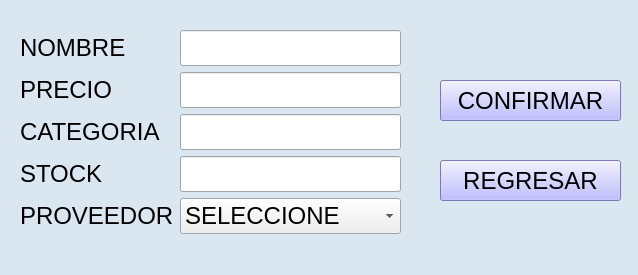
<?xml version="1.0" encoding="UTF-8"?>
<ui version="4.0">
 <class>AgregarInve</class>
 <widget class="QMainWindow" name="AgregarInve">
  <property name="geometry">
   <rect>
    <x>0</x>
    <y>0</y>
    <width>638</width>
    <height>275</height>
   </rect>
  </property>
  <property name="palette">
   <palette>
    <active>
     <colorrole role="Base">
      <brush brushstyle="SolidPattern">
       <color alpha="255">
        <red>255</red>
        <green>255</green>
        <blue>255</blue>
       </color>
      </brush>
     </colorrole>
     <colorrole role="Window">
      <brush brushstyle="SolidPattern">
       <color alpha="255">
        <red>218</red>
        <green>231</green>
        <blue>240</blue>
       </color>
      </brush>
     </colorrole>
    </active>
    <inactive>
     <colorrole role="Base">
      <brush brushstyle="SolidPattern">
       <color alpha="255">
        <red>255</red>
        <green>255</green>
        <blue>255</blue>
       </color>
      </brush>
     </colorrole>
     <colorrole role="Window">
      <brush brushstyle="SolidPattern">
       <color alpha="255">
        <red>218</red>
        <green>231</green>
        <blue>240</blue>
       </color>
      </brush>
     </colorrole>
    </inactive>
    <disabled>
     <colorrole role="Base">
      <brush brushstyle="SolidPattern">
       <color alpha="255">
        <red>218</red>
        <green>231</green>
        <blue>240</blue>
       </color>
      </brush>
     </colorrole>
     <colorrole role="Window">
      <brush brushstyle="SolidPattern">
       <color alpha="255">
        <red>218</red>
        <green>231</green>
        <blue>240</blue>
       </color>
      </brush>
     </colorrole>
    </disabled>
   </palette>
  </property>
  <property name="windowTitle">
   <string>Agregar</string>
  </property>
  <widget class="QWidget" name="centralwidget">
   <widget class="QWidget" name="formLayoutWidget">
    <property name="geometry">
     <rect>
      <x>20</x>
      <y>30</y>
      <width>381</width>
      <height>221</height>
     </rect>
    </property>
    <layout class="QFormLayout" name="formLayout">
     <item row="0" column="0">
      <widget class="QLabel" name="lblNombre">
       <property name="font">
        <font>
         <pointsize>18</pointsize>
        </font>
       </property>
       <property name="text">
        <string>NOMBRE</string>
       </property>
      </widget>
     </item>
     <item row="0" column="1">
      <widget class="QLineEdit" name="txtNombreEInv">
       <property name="font">
        <font>
         <pointsize>18</pointsize>
        </font>
       </property>
      </widget>
     </item>
     <item row="1" column="0">
      <widget class="QLabel" name="lblPrecio">
       <property name="font">
        <font>
         <pointsize>18</pointsize>
        </font>
       </property>
       <property name="text">
        <string>PRECIO</string>
       </property>
      </widget>
     </item>
     <item row="1" column="1">
      <widget class="QLineEdit" name="txtPrecioEInv">
       <property name="font">
        <font>
         <pointsize>18</pointsize>
        </font>
       </property>
      </widget>
     </item>
     <item row="2" column="0">
      <widget class="QLabel" name="lblCategoria">
       <property name="font">
        <font>
         <pointsize>18</pointsize>
        </font>
       </property>
       <property name="text">
        <string>CATEGORIA</string>
       </property>
      </widget>
     </item>
     <item row="2" column="1">
      <widget class="QLineEdit" name="txtCategoriaEInv">
       <property name="font">
        <font>
         <pointsize>18</pointsize>
        </font>
       </property>
      </widget>
     </item>
     <item row="3" column="0">
      <widget class="QLabel" name="lblStock">
       <property name="font">
        <font>
         <pointsize>18</pointsize>
        </font>
       </property>
       <property name="text">
        <string>STOCK</string>
       </property>
      </widget>
     </item>
     <item row="3" column="1">
      <widget class="QLineEdit" name="txtStockEInv">
       <property name="font">
        <font>
         <pointsize>18</pointsize>
        </font>
       </property>
      </widget>
     </item>
     <item row="4" column="0">
      <widget class="QLabel" name="lblStock_2">
       <property name="font">
        <font>
         <pointsize>18</pointsize>
        </font>
       </property>
       <property name="text">
        <string>PROVEEDOR</string>
       </property>
      </widget>
     </item>
     <item row="4" column="1">
      <widget class="QComboBox" name="comboBox34">
       <property name="font">
        <font>
         <pointsize>18</pointsize>
        </font>
       </property>
       <property name="cursor">
        <cursorShape>PointingHandCursor</cursorShape>
       </property>
       <item>
        <property name="text">
         <string>SELECCIONE</string>
        </property>
       </item>
      </widget>
     </item>
    </layout>
   </widget>
   <widget class="QPushButton" name="btnRegresarAInv">
    <property name="geometry">
     <rect>
      <x>440</x>
      <y>160</y>
      <width>181</width>
      <height>41</height>
     </rect>
    </property>
    <property name="font">
     <font>
      <pointsize>18</pointsize>
     </font>
    </property>
    <property name="cursor">
     <cursorShape>PointingHandCursor</cursorShape>
    </property>
    <property name="styleSheet">
     <string notr="true">background-color: rgb(170, 170, 255);</string>
    </property>
    <property name="text">
     <string>REGRESAR</string>
    </property>
    <property name="icon">
     <iconset>
      <normaloff>../assets/images inventario/flecha-hacia-atras.png</normaloff>../assets/images inventario/flecha-hacia-atras.png</iconset>
    </property>
    <property name="iconSize">
     <size>
      <width>20</width>
      <height>20</height>
     </size>
    </property>
   </widget>
   <widget class="QPushButton" name="btnConfirmarAInv">
    <property name="geometry">
     <rect>
      <x>440</x>
      <y>80</y>
      <width>181</width>
      <height>41</height>
     </rect>
    </property>
    <property name="palette">
     <palette>
      <active>
       <colorrole role="Button">
        <brush brushstyle="SolidPattern">
         <color alpha="255">
          <red>170</red>
          <green>170</green>
          <blue>255</blue>
         </color>
        </brush>
       </colorrole>
       <colorrole role="Base">
        <brush brushstyle="SolidPattern">
         <color alpha="255">
          <red>170</red>
          <green>170</green>
          <blue>255</blue>
         </color>
        </brush>
       </colorrole>
       <colorrole role="Window">
        <brush brushstyle="SolidPattern">
         <color alpha="255">
          <red>170</red>
          <green>170</green>
          <blue>255</blue>
         </color>
        </brush>
       </colorrole>
      </active>
      <inactive>
       <colorrole role="Button">
        <brush brushstyle="SolidPattern">
         <color alpha="255">
          <red>170</red>
          <green>170</green>
          <blue>255</blue>
         </color>
        </brush>
       </colorrole>
       <colorrole role="Base">
        <brush brushstyle="SolidPattern">
         <color alpha="255">
          <red>170</red>
          <green>170</green>
          <blue>255</blue>
         </color>
        </brush>
       </colorrole>
       <colorrole role="Window">
        <brush brushstyle="SolidPattern">
         <color alpha="255">
          <red>170</red>
          <green>170</green>
          <blue>255</blue>
         </color>
        </brush>
       </colorrole>
      </inactive>
      <disabled>
       <colorrole role="Button">
        <brush brushstyle="SolidPattern">
         <color alpha="255">
          <red>170</red>
          <green>170</green>
          <blue>255</blue>
         </color>
        </brush>
       </colorrole>
       <colorrole role="Base">
        <brush brushstyle="SolidPattern">
         <color alpha="255">
          <red>170</red>
          <green>170</green>
          <blue>255</blue>
         </color>
        </brush>
       </colorrole>
       <colorrole role="Window">
        <brush brushstyle="SolidPattern">
         <color alpha="255">
          <red>170</red>
          <green>170</green>
          <blue>255</blue>
         </color>
        </brush>
       </colorrole>
      </disabled>
     </palette>
    </property>
    <property name="font">
     <font>
      <pointsize>18</pointsize>
     </font>
    </property>
    <property name="cursor">
     <cursorShape>PointingHandCursor</cursorShape>
    </property>
    <property name="styleSheet">
     <string notr="true">background-color: rgb(170, 170, 255);</string>
    </property>
    <property name="text">
     <string>CONFIRMAR</string>
    </property>
    <property name="icon">
     <iconset>
      <normaloff>../assets/images necesarias/firmar.png</normaloff>../assets/images necesarias/firmar.png</iconset>
    </property>
    <property name="iconSize">
     <size>
      <width>36</width>
      <height>36</height>
     </size>
    </property>
   </widget>
  </widget>
 </widget>
 <resources/>
 <connections/>
</ui>
